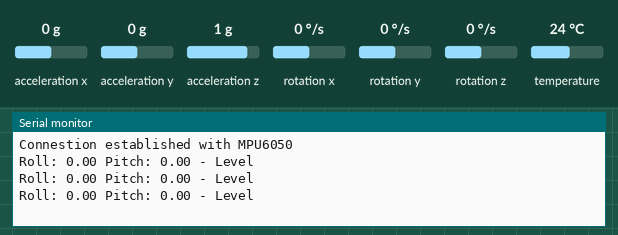
This program was run on a simulated Arduino Uno, built with avr-gcc and run on an emulated ATmega328P. Shown: the last lines printed to the serial monitor. Inputs (shaded band) come from the test bench; at power-on: acceleration x 0 g, acceleration y 0 g, acceleration z 1 g, rotation x 0 °/s, rotation y 0 °/s, rotation z 0 °/s, temperature 24 °C.

Above: at 1.3 s.
1.4 s: acceleration x set to -1.4 g
At 1.9 s:
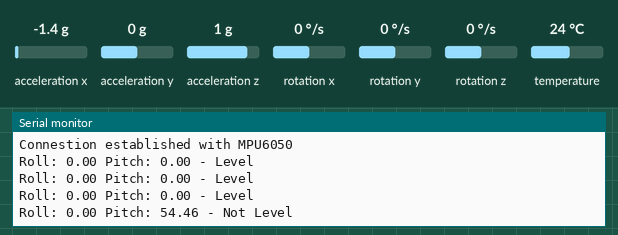
3.5 s: acceleration y set to -1.4 g
At 3.9 s:
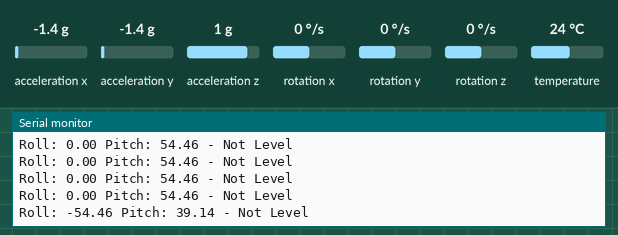
6.5 s: acceleration y set to 0 g
At 7.0 s:
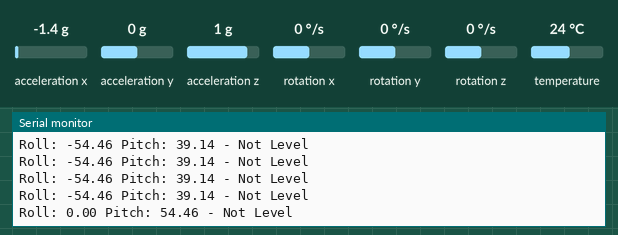
9.5 s: acceleration z set to -1.4 g
At 10.0 s:
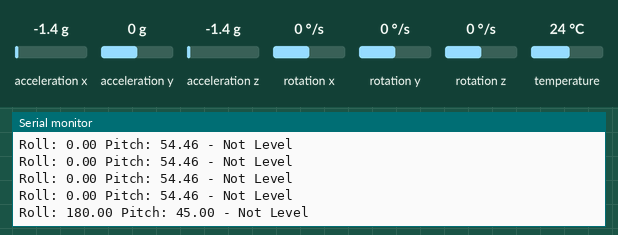
Timing chart, 0 to 12.0 s (numbered marks = the images above; inputs shaded):
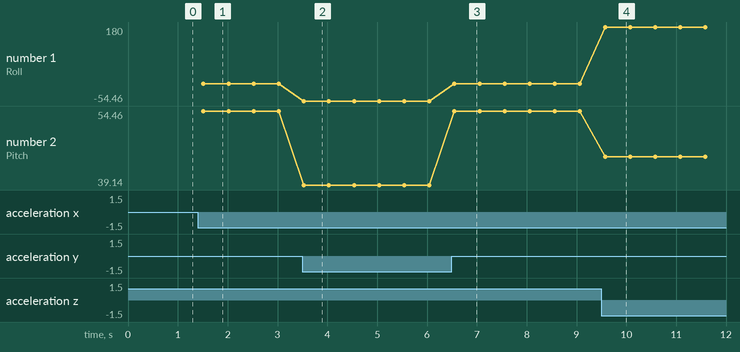

Measured:
- after the input at 1.4 s, the serial monitor: prints a new line after 0.11 s (image 1)
- after the input at 3.5 s, the serial monitor: prints a new line at once (image 2)
- after the input at 6.5 s, the serial monitor: prints a new line after 0.05 s (image 3)
- after the input at 9.5 s, the serial monitor: prints a new line after 0.07 s (image 4)
- plotted number 1: 0 → -54.46 after the input at 3.5 s, -54.46 → 0 after the input at 6.5 s, 0 → 180 after the input at 9.5 s
- plotted number 2: 54.46 → 39.14 after the input at 3.5 s, 39.14 → 54.46 after the input at 6.5 s, 54.46 → 45 after the input at 9.5 s

The program:

main.cpp
```cpp
#include <Wire.h>                      // This includes the Wire library for I2C communication
#include <Adafruit_MPU6050.h>          // This includes the MPU6050 library for interfacing with the sensor
#include <Adafruit_Sensor.h>           // This includes the Adafruit Sensor library for handling sensor events

Adafruit_MPU6050 mpu;

bool isLevel(float roll, float pitch) {
  // You can adjust the threshold values based on your definition of "level"
  return (abs(roll) < 2.0 && abs(pitch) < 2.0);  // Return true if both roll and pitch are within a small threshold, indicating a level orientation
}                // Create an instance of the MPU6050 sensor

void setup() {
    Serial.begin(9600);                   // Initialize serial communication at 9600 baud rate
    if (!mpu.begin()) {                   // Check if the MPU6050 sensor is connected and initialized
        Serial.println("Failed to find MPU6050!");  // Print an error message if the sensor is not found
        while (1);                         // Loop indefinitely if the sensor initialization fails
    }
    Serial.println("Connestion established with MPU6050");
}

void loop() {
    sensors_event_t a, g, temp;           // Create variables to store sensor events (acceleration, gyroscope, temperature)
    mpu.getEvent(&a, &g, &temp);          // Read sensor events from the MPU6050 sensor

    float roll = atan2(a.acceleration.y, a.acceleration.z) * 180.0 / PI;  // Calculate the roll angle using accelerometer data
    float pitch = atan(-a.acceleration.x / sqrt(a.acceleration.y * a.acceleration.y + a.acceleration.z * a.acceleration.z)) * 180.0 / PI;  // Calculate the pitch angle

    Serial.print("Roll: ");
    Serial.print(roll);                   // Print the roll angle to the serial monitor
    Serial.print(" Pitch: ");
    Serial.print(pitch);                  // Print the pitch angle to the serial monitor

    if (isLevel(roll, pitch)) {           // Check if the orientation is level using the custom function isLevel
        Serial.println(" - Level");        // If level, print "Level" to the serial monitor
    } else {
        Serial.println(" - Not Level");    // If not level, print "Not Level" to the serial monitor
    }

    delay(500);                           // Add a delay to make the output readable, adjust as needed
}
```
